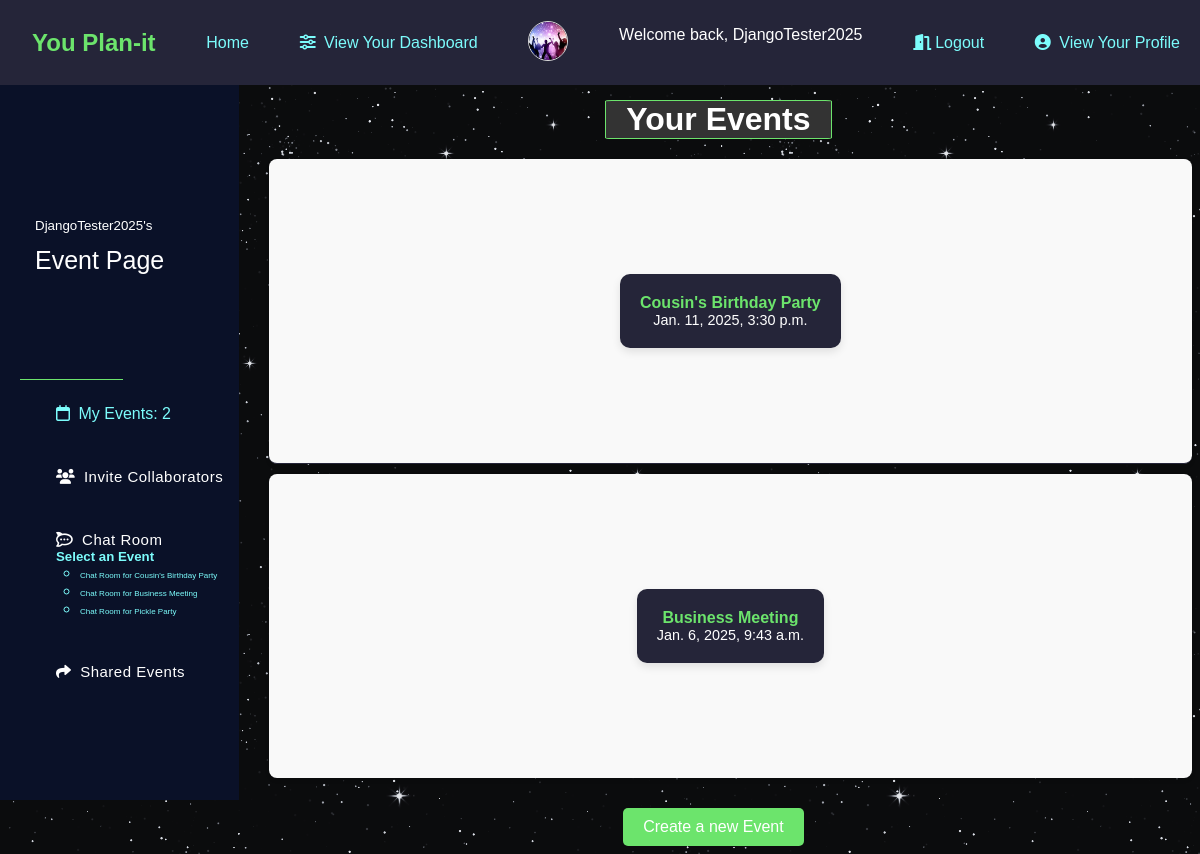
/dashboard/DjangoTester2025/events/ (signed in), run on an earlier commit of the app's database.
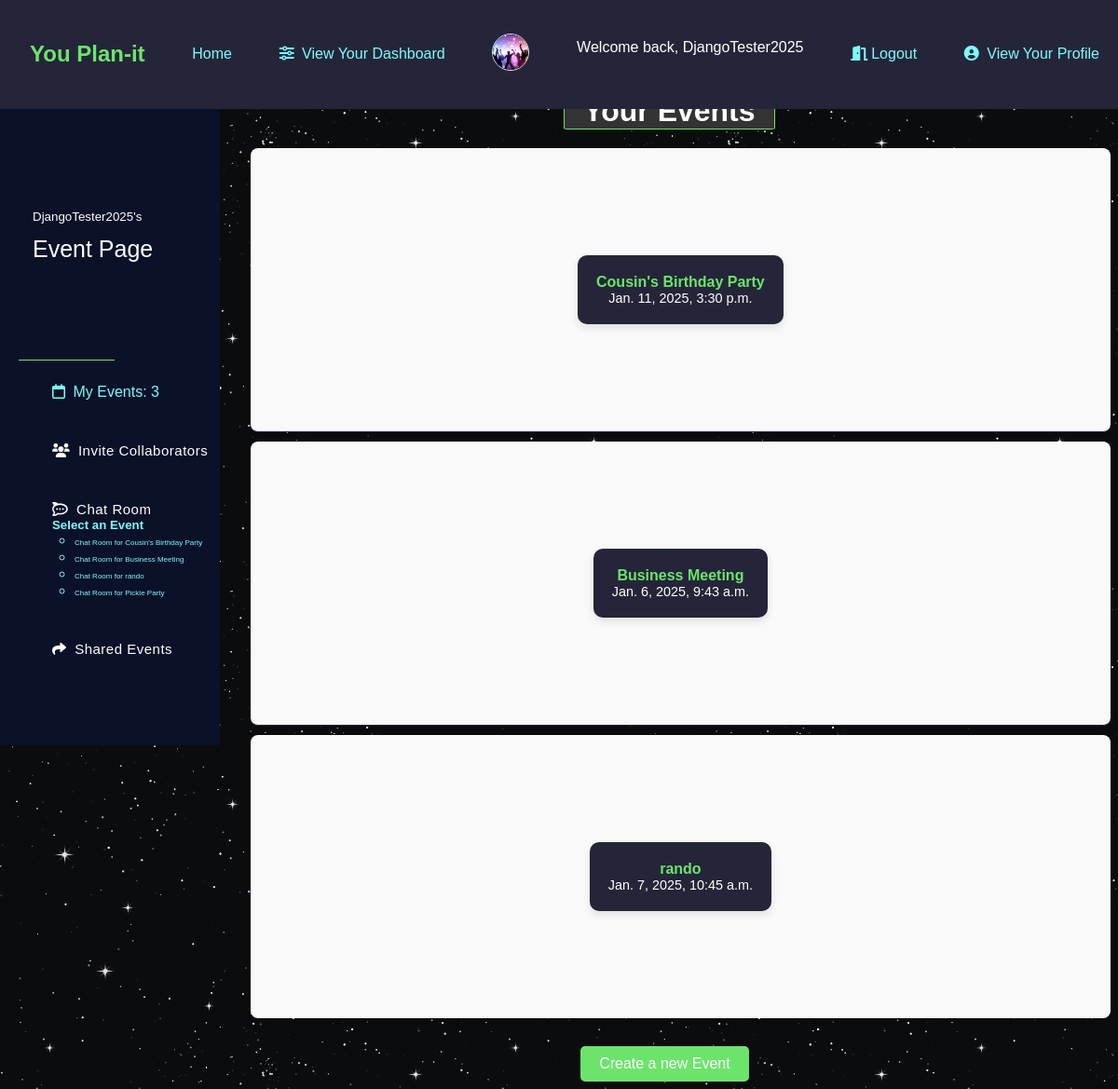
And on a later commit of the database.
### app/models.py (models this page shows, shortened)
class Events(models.Model):
    name = models.CharField(max_length=200)
    description = models.CharField(max_length=500)
    event_image = models.ImageField(upload_to='event_images', blank=True, null=True)
    user = models.ForeignKey(User, on_delete=models.CASCADE, related_name='events')
    members = models.ManyToManyField(User, related_name='invitedusers')
    invitepending = models.ManyToManyField(User, related_name='pending')
    start_datetime = models.DateTimeField()
    end_datetime = models.DateTimeField()
    event_location = models.CharField(max_length=300, blank=True, null=True)
    address = models.CharField(max_length=500, blank=True, null=True)

### app/views.py (the view)
# urls.py: path("dashboard/<str:username>/events/", views.EventPage, name="event_page"),
@login_required
def EventPage(request, username):
    if request.user.is_authenticated:
        profile = Profile.objects.get(user=request.user)
        shared_events = Events.objects.filter(members=request.user).exclude(user=request.user)
        context = {
            'myevents': Events.objects.filter(user=request.user),
            'user': request.user,
            'profile': profile,
            'shared_events': shared_events
        }
    return render(request, 'eventform1.html', context)

### app/templates/eventform1.html
{% extends 'userdashboard.html' %}
{% block info %}
<h3 class="page-title">Your Events</h3>
<div class="event-list">
    {% if myevents.count != 0 %}
        <ul class="event-unordered-list">
            {% for e in myevents %}
                <li class="event-item">
                    <a href="{% url 'event_detail' username=e.user.username ename=e.name %}" class="event-link">
                        <div class="event-details">
                            <strong>{{ e.name }}</strong>
                            <span class="event-date">{{ e.start_datetime }}</span>
                        </div>
                    </a>
                </li>
            {% endfor %}
        </ul>
    {% else %}
        <p class="no-events-message">You have no events.</p>
    {% endif %}
</div>
<div class="create-event">
    <a href="{% url 'event_create' username=user.username %}" class="create-btn">
        <button class="btn-primary">Create a new Event</button>
    </a>
</div>
{% endblock %}

### app/templates/userdashboard.html (shortened to what this page needs)
{% extends 'base.html' %}
{% block content %}
<html class="user-dashboard">
    {% block sidebar %}
    <main class="main-wrap">
        <header class="main-head">
            <div class="main-nav">
                <nav class="navbar">
                    <div class="navbar-nav">
                        <div class="title">
                            <h3>
                                <span class="title-text"><span class="dashboard-username">{{ user.username }}'s</span><br>Event Page</span>
                            </h3>
                        </div>
                        <ul class="nav-list">
                            <li class="nav-list-item">
                                <a href="{% url 'event_page' username=user.username %}">
                                    <i class="fa-regular fa-calendar"></i>
                                    <span class="link-text">My Events: {{ myevents.count }}</span>
                                </a>
                            </li>
                            <li class="nav-list-item">
                                <a href="{% url 'invites' username=user.username %}" class="nav-link">
                                    <i class="fa-solid fa-users"></i>
                                    <span class="link-text">Invite Collaborators</span>
                                </a>
                            </li>
                            <li class="nav-list-item">
                                <a href="#" class="nav-link" data-toggle="dropdown">
                                    <i class="fa-brands fa-rocketchat"></i>
                                    <span class="link-text">Chat Room</span>
                                </a>
                                <div class="dropdown-menu">
                                    {% if myevents or shared_events %}
                                        <h5>Select an Event</h5>
                                        <ul>
                                            {% for event in myevents %}
                                                <li>
                                                    <a href="{% url 'chats' username=user.username event_id=event.id %}" class="event-chat-room-text">
                                                        Chat Room for {{ event.name }}
                                                    </a>
                                                </li>
                                            {% endfor %}
                                            {% for event in shared_events %}
                                                <li>
                                                    <a href="{% url 'chats' username=user.username event_id=event.id %}" class="event-chat-room-text">
                                                        Chat Room for {{ event.name }}
                                                    </a>
                                                </li>
                                            {% endfor %}
                                        </ul>
                                    {% else %}
                                        <p class="no-current-events">You have no events to chat about.</p>
                                    {% endif %}
                                </div>
                            </li>
                            <li class="nav-list-item">
                                <a href="{% url 'shared_events' username=user.username %}" class="nav-link">
                                    <i class="fa-solid fa-share"></i>
                                    <span class="link-text">Shared Events</span>
                                </a>
                            </li>
                        </ul>
                    </div>
                </nav>
            </div>
        </header>
    </main>
    {% endblock %}
    <section class="showcase">
        {% block info %}{% endblock %}
    </section>
{% endblock %}

What changed in the data, as far as the page shows it:
added Events: name "rando", start_datetime "Jan. 7, 2025, 10:45 a.m."
Also different on the page:
{{ myevents.count }}: "2" → "3"
